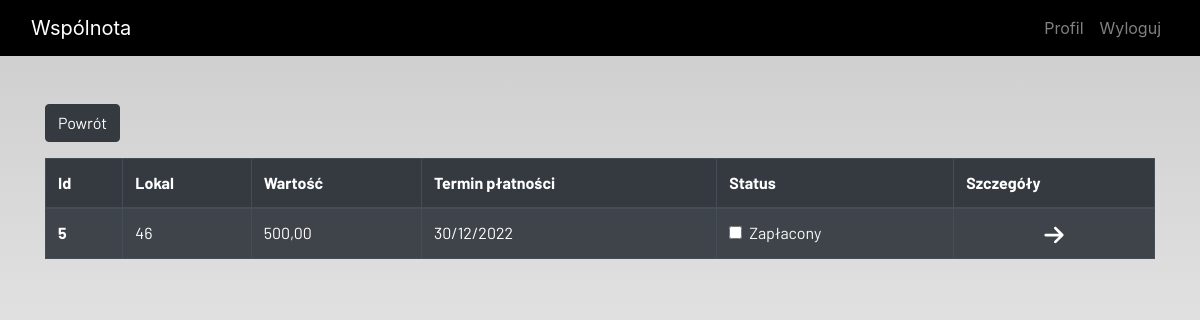
Before: /resident_billing/ (signed in) with the older database file.
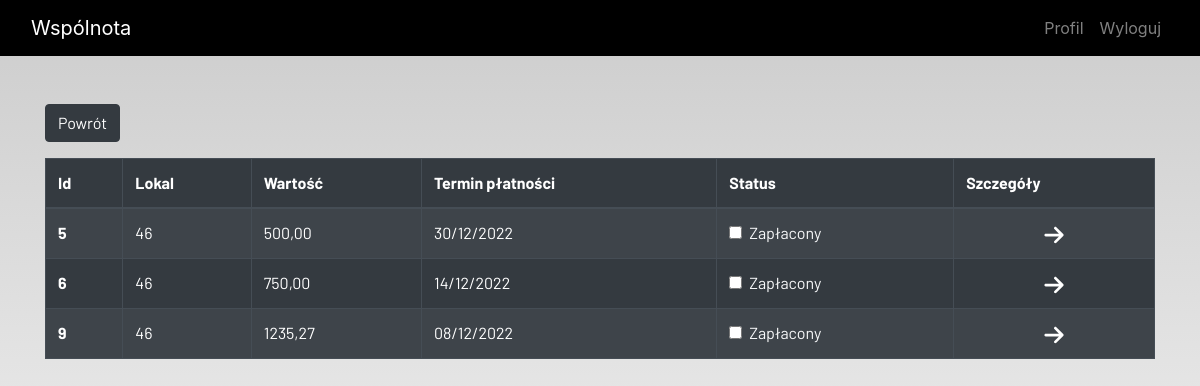
After: the same page with the newer database file.
### ideas/models.py (models this page shows, shortened)
class Billing(models.Model):
    admin = models.ForeignKey(User, on_delete=models.CASCADE, null=True, blank=True)
    id = models.AutoField(primary_key = True)
    owner = models.ForeignKey(Local, on_delete=models.CASCADE, null=False, blank=False)
    value = models.DecimalField(("Kwota do zapłaty"), max_digits=100, decimal_places=2)
    status = models.BooleanField(("Czy zapłacone?"))
    start_billing = models.DateField(("Początek okresu rozliczeniowego"), null=False, blank=False)
    end_billing = models.DateField(("Koniec okresu rozliczeniowego"), null=False, blank=False)
    payment_date = models.DateField(("Termin płatności"), null=True, blank=True)

class Local(models.Model):
    admin = models.ForeignKey(User, on_delete=models.CASCADE, related_name='admin', null=True, blank=True)
    owner = models.OneToOneField(User, on_delete=models.CASCADE, related_name='owner', null=True, blank=True)
    number = models.IntegerField(("Numer lokalu"), null=False, blank=False)
    area = models.DecimalField(("Powierzchnia"), max_digits=100, decimal_places=2)
    def __str__(self):
        return str(self.number)
    class Meta:
        verbose_name = "local"
        verbose_name_plural = "local"

### ideas/view/billing_views.py (the view)
# urls.py: path('resident_billing/', resident_billing, name='resident_billing'),
def resident_billing(request):
    billing = billing_list(request, False)
    context = {
        'billings': billing,
    }
    return render(request, 'registration/billing/resident_billing.html', context)

### ideas/functions/billing_function.py (called while the page is built)
def billing_list(request, status):
    local = Local.objects.get(owner=request.user)
    billing = Billing.objects.filter(owner=local.id).filter(status=status)
    return billing

### ideas/templates/registration/billing/resident_billing.html (shortened to what this page needs)
{% extends 'registration/main.html' %}
{% load static %}
{% block content %}
<div class="container" >
    <div class="form-group">
        <a href="{% url 'home' %}">
            <button  class="btn btn-dark" >
                    Powrót
            </button>
        </a>
    </div>
</div>
<div class="container">
    <table class="table table-striped table-bordered table-hover table-dark">
        <thead>
            <tr>
                <th scope="col">Id</th>
                <th scope="col">Lokal</th>
                <th scope="col">Wartość</th>
                <th scope="col">Termin płatności</th>
                <th scope="col">Status</th>
                <th scopr="col">Szczegóły</th>
            </tr>
        </thead>
        <tbody>
            {% for billing in  billings %}
            <tr>
                <th scope="row">{{ billing.id }}</th>
                <td>{{ billing.owner }}</td>
                <td>{{ billing.value }}</td>
                <td>{{ billing.payment_date | date:"d/m/Y" }}</td>
                <td>
                    <a href="{% url 'billing_update' billing.id%}">
                        <div class="form-check">
                            {% if billing.status == True %}
                            <input class="form-check-input" type="checkbox" value="" checked>
                            {% else %}
                            <input class="form-check-input" type="checkbox" value="">
                            {% endif %}
                            <label class="form-check-label text-light" for="flexCheckDefault">
                                Zapłacony
                            </label>
                        </div>
                    </a>
                </td>
            <td style="text-align: center">
                    <a href="{% url 'billing_detail' billing.id%}">
                    </a>
                </td>
            </tr>
            {%  endfor %}
        </tbody>
    </table>
</div>
{% endblock content %}

Changed rows visible on the page:
added Billing: id "6", owner "46", value "750,00", payment_date "14/12/2022"
added Billing: id "9", owner "46", value "1235,27", payment_date "08/12/2022"
